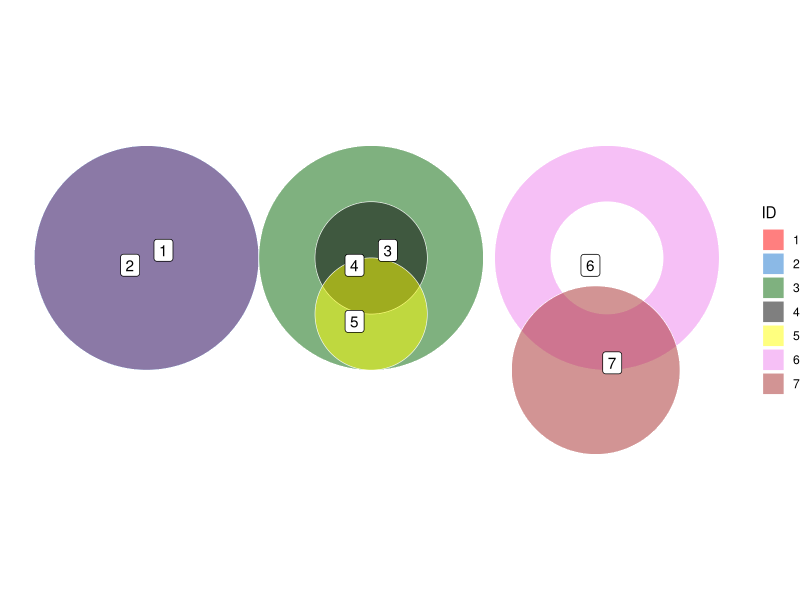

Write the R code that produced this figure.
## ---- chunk 1
library(sf)
library(dplyr)
library(ggplot2)
library(ggrepel)
library(stringr)

# a circle
p1 <- st_point(c(-2, 0)) |> st_buffer(1, nQuadSegs = 90)
# an identical circle
p2 <- p1
# same circle shifted to the right so it is touching
p3 <- p1 + c(2, 0)
# shifted circle scaled to half size
p4 <- p3 * matrix(c(0.5, 0, 0, 0.5), 2, 2)
# and shifted down so it's touching p3 and overlapping p4 
p5 <- p4 + c(0, -0.5)
# a donut to the side
p6 <- st_difference(p3, p4) + c(2.1, 0)
# and a circle overlapping the donut
p7 <- p4 * matrix(c(1.5, 0, 0, 1.5), 2, 2) + c(2, -1)

polys <- st_sfc(list(p1, p2, p3, p4, p5, p6, p7)) |> 
  st_sf() |>
  mutate(ID = as.factor(1:7), 
         dx = c(0, 0, .5, 0, 0, 0, 0), 
         dy = c(-1, 1, 2, 0, 0, 0, 0))
## ---- chunk 2
xy <- polys |> st_centroid() |>
  st_coordinates() |>
  as.data.frame() |>
  mutate(ID = polys$ID)

ggplot(polys) +
  geom_sf(aes(fill = ID), colour = "white", alpha = 0.5) +
  scale_fill_manual(
    values = c("red", "dodgerblue3", "darkgreen",
               "black", "yellow", "violet", "brown")) +
  geom_label_repel(data = xy, aes(x = X, y = Y, label = ID)) +
  theme_void()
## ---- chunk 3
polys |> st_disjoint()
## ---- chunk 4
#| code-fold: true

get_spatial_query_as_vector <- function(data, predicate) {
  data |> 
    predicate() |>
    lapply(str_c, collapse = " ") |>
    unlist()
}

de9im <- data.frame(
  ID = polys$ID,
  disjoint          = get_spatial_query_as_vector(polys, st_disjoint),
  touches           = get_spatial_query_as_vector(polys, st_touches),
  equals            = get_spatial_query_as_vector(polys, st_equals),
  intersects        = get_spatial_query_as_vector(polys, st_intersects),
  contains_properly = get_spatial_query_as_vector(polys, st_contains_properly),
  contains          = get_spatial_query_as_vector(polys, st_contains),
  within            = get_spatial_query_as_vector(polys, st_within),
  covers            = get_spatial_query_as_vector(polys, st_covers),
  covered_by        = get_spatial_query_as_vector(polys, st_covered_by)
)

knitr::kable(de9im)
## ---- chunk 5
#| code-fold: true
# License (MIT)
#
# Copyright (c) 2023 David O'Sullivan
#
# Permission is hereby granted, free of charge, to any person
# obtaining a copy of this software and associated documentation
# files (the "Software"), to deal in the Software without restriction,
# including without limitation the rights to use, copy, modify, merge,
# publish, distribute, sublicense, and/or sell copies of the Software,
# and to  permit persons to whom the Software is furnished to do so,
# subject to the following conditions:
#
# The above copyright notice and this permission notice shall be included
# in all copies or substantial portions of the Software.
#
# THE SOFTWARE IS PROVIDED "AS IS", WITHOUT WARRANTY OF ANY KIND, EXPRESS
# OR IMPLIED, INCLUDING BUT NOT LIMITED TO THE WARRANTIES OF MERCHANTABILITY,
# FITNESS FOR A PARTICULAR PURPOSE AND NONINFRINGEMENT. IN NO EVENT SHALL
# THE AUTHORS OR COPYRIGHT HOLDERS BE LIABLE FOR ANY CLAIM, DAMAGES OR OTHER
# LIABILITY, WHETHER IN AN ACTION OF CONTRACT, TORT OR OTHERWISE, ARISING
# FROM, OUT OF OR IN CONNECTION WITH THE SOFTWARE OR THE USE OR OTHER
# DEALINGS IN THE SOFTWARE.
